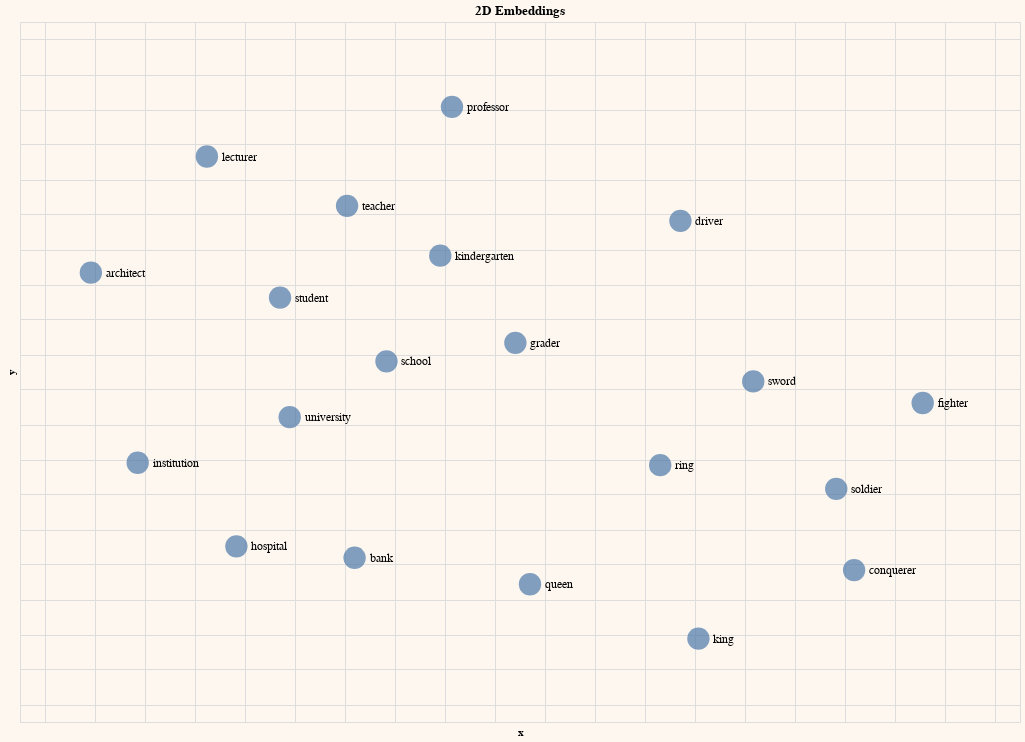

The code cell stored with this chart in its notebook:
### Code cell
# Plot the 2-dimension embeddings on a chart
chart = alt.Chart(words_df).mark_circle(size=500).encode(
  x=
  alt.X('x',
      scale=alt.Scale(zero=False),
      axis=alt.Axis(labels=False, ticks=False, domain=False)
  ),

  y=
  alt.Y('y',
      scale=alt.Scale(zero=False),
      axis=alt.Axis(labels=False, ticks=False, domain=False)
  ),
  
  tooltip=['words']
  )

text = chart.mark_text(align='left', dx=15, size=12, color='black'
          ).encode(text='words', color= alt.value('black'))

result = (chart + text).configure(background="#FDF7F0"
      ).properties(
      width=1000,
      height=700,
      title="2D Embeddings"
      )

result.interactive()

### Figure 1 — Vega-Lite specification as saved in the notebook (floating-point values rounded to 4 significant figures; data arrays with more than 128 entries replaced by an {"elided": "..."} marker saying what was removed)
{"config": {"view": {"continuousWidth": 400, "continuousHeight": 300}, "background": "#FDF7F0"}, "layer": [{"mark": {"type": "circle", "size": 500}, "encoding": {"tooltip": [{"field": "words", "type": "nominal"}], "x": {"axis": {"domain": false, "labels": false, "ticks": false}, "field": "x", "scale": {"zero": false}, "type": "quantitative"}, "y": {"axis": {"domain": false, "labels": false, "ticks": false}, "field": "y", "scale": {"zero": false}, "type": "quantitative"}}, "selection": {"selector002": {"type": "interval", "bind": "scales", "encodings": ["x", "y"]}}}, {"mark": {"type": "text", "align": "left", "color": "black", "dx": 15, "size": 12}, "encoding": {"color": {"value": "black"}, "text": {"field": "words", "type": "nominal"}, "tooltip": [{"field": "words", "type": "nominal"}], "x": {"axis": {"domain": false, "labels": false, "ticks": false}, "field": "x", "scale": {"zero": false}, "type": "quantitative"}, "y": {"axis": {"domain": false, "labels": false, "ticks": false}, "field": "y", "scale": {"zero": false}, "type": "quantitative"}}}], "data": {"name": "data-530e06f024582af281dcb62a8fc10b1d"}, "height": 700, "title": "2D Embeddings", "width": 1000, "$schema": "https://vega.github.io/schema/vega-lite/v4.17.0.json", "datasets": {"data-530e06f024582af281dcb62a8fc10b1d": [{"words": "king", "words_embeddings": {"elided": "384 float values"}, "x": 2.214, "y": 11.98}, {"words": "queen", "words_embeddings": {"elided": "384 float values"}, "x": 1.54, "y": 12.29}, {"words": "soldier", "words_embeddings": {"elided": "384 float values"}, "x": 2.765, "y": 12.83}, {"words": "professor", "words_embeddings": {"elided": "384 float values"}, "x": 1.228, "y": 15.02}, {"words": "lecturer", "words_embeddings": {"elided": "384 float values"}, "x": 0.2476, "y": 14.73}, {"words": "architect", "words_embeddings": {"elided": "384 float values"}, "x": -0.2165, "y": 14.07}, {"words": "student", "words_embeddings": {"elided": "384 float values"}, "x": 0.5402, "y": 13.93}, {"words": "grader", "words_embeddings": {"elided": "384 float values"}, "x": 1.481, "y": 13.67}, {"words": "driver", "words_embeddings": {"elided": "384 float values"}, "x": 2.142, "y": 14.36}, {"words": "bank", "words_embeddings": {"elided": "384 float values"}, "x": 0.8384, "y": 12.44}, {"words": "conquerer", "words_embeddings": {"elided": "384 float values"}, "x": 2.836, "y": 12.37}, {"words": "fighter", "words_embeddings": {"elided": "384 float values"}, "x": 3.111, "y": 13.32}, {"words": "sword", "words_embeddings": {"elided": "384 float values"}, "x": 2.433, "y": 13.45}, {"words": "ring", "words_embeddings": {"elided": "384 float values"}, "x": 2.061, "y": 12.97}, {"words": "university", "words_embeddings": {"elided": "384 float values"}, "x": 0.5788, "y": 13.24}, {"words": "teacher", "words_embeddings": {"elided": "384 float values"}, "x": 0.8083, "y": 14.45}, {"words": "kindergarten", "words_embeddings": {"elided": "384 float values"}, "x": 1.181, "y": 14.16}, {"words": "institution", "words_embeddings": {"elided": "384 float values"}, "x": -0.02923, "y": 12.98}, {"words": "hospital", "words_embeddings": {"elided": "384 float values"}, "x": 0.3655, "y": 12.5}, {"words": "school", "words_embeddings": {"elided": "384 float values"}, "x": 0.9659, "y": 13.56}]}}
